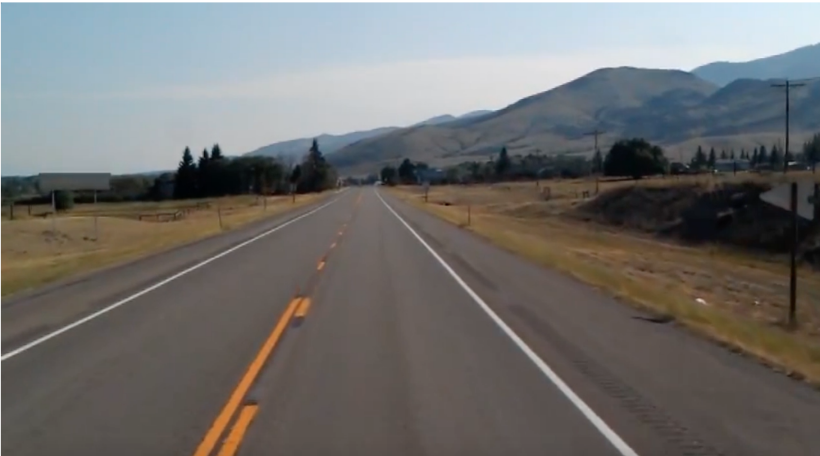
#> input picture image.png, 820 x 456 px
$ jupyter execute 'Road Lane Detection.ipynb'
#> lines starting #> are read from the running program, lines starting #| are printed output that depends on the picture; after the words box and inside, x2 and y2 are one past the last pixel; in counts of white or black regions, pixels touching at a corner belong together
## Part 2: Lane Detection

a) Median Smoothing Filter

[cell 1]
import cv2
import matplotlib.pyplot as plt
import numpy as np

# Load the image
image = cv2.imread('image.png')
#> image is the input picture: shape (456, 820, 3); mean B, G, R 110.4, 112, 113

# Convert to RGB (since OpenCV reads in BGR)
image = cv2.cvtColor(image, cv2.COLOR_BGR2RGB)


# Apply a 2D median filter with a kernel size of 5
smoothed_image = cv2.medianBlur(image, 5)

# Display the original and smoothed images
plt.figure(figsize=(10, 5))
plt.subplot(1, 2, 1)
plt.title('Original Image')
plt.imshow(image)

plt.subplot(1, 2, 2)
plt.title('Smoothed Image (Median Filter)')
plt.imshow(smoothed_image)
plt.show()

b) Edge Detectiion: Canny's Algorithm

[cell 2]
edges= cv2.Canny(smoothed_image, threshold1=100, threshold2=200)
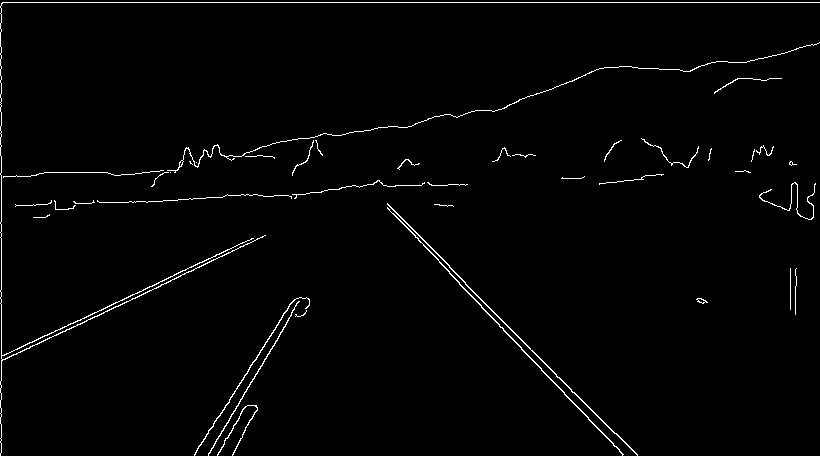
#> edges: shape (456, 820); 1.6% white in thin lines or dots

# Display the smoothed image and the edges
plt.figure(figsize=(10, 5))
plt.subplot(1, 2, 1)
plt.title('Smoothed Image (Median Filter)')
plt.imshow(smoothed_image, cmap='gray')

plt.subplot(1, 2, 2)
plt.title('Edges Detected (Canny)')
plt.imshow(edges, cmap='gray')
plt.show()
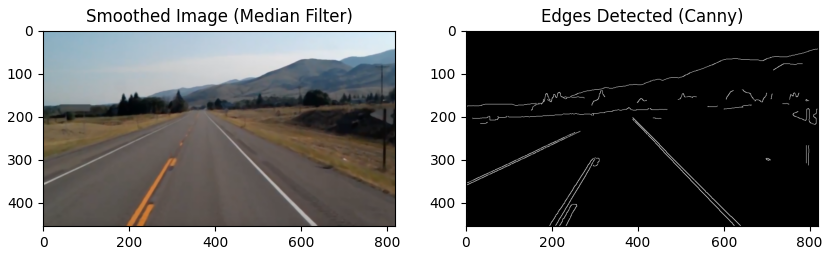
#> figure drawn by matplotlib, 2 panels

[cell 3]
# Assuming 'edges' is the edge-detected image from the Canny algorithm
height, width = edges.shape
#> height = 456; width = 820

# Define the polygon (region of interest) vertices
# Adjust the coordinates to focus on the road area in your images
roi_vertices = np.array([[
    (int(width * 0), int(height )),  # Bottom left extended further to the left
    (int(width * 1), int(height )),  # Bottom right
    (int(width * 0.9), int(height * 0.5)),  # Top right
    (int(width * 0.1), int(height * 0.5))   # Top left
]], dtype=np.int32)

# Create a blank mask the same size as the edge-detected image
mask = np.zeros_like(edges)

# Fill the polygon on the mask with white (255)
cv2.fillPoly(mask, roi_vertices, 255)
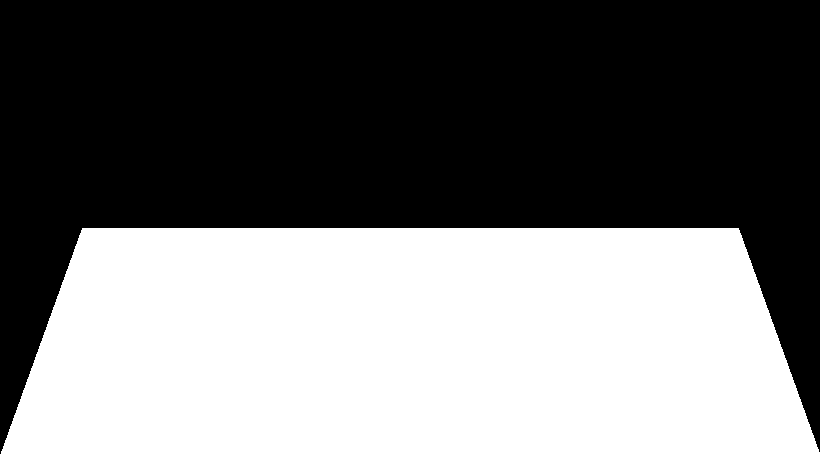
#> mask: shape (456, 820); 45.1% white; 1 white region, box (x1, y1, x2, y2) and area: (0, 228, 820, 456) 168459

# Apply the mask to the edge-detected image
masked_edges = cv2.bitwise_and(edges, mask)
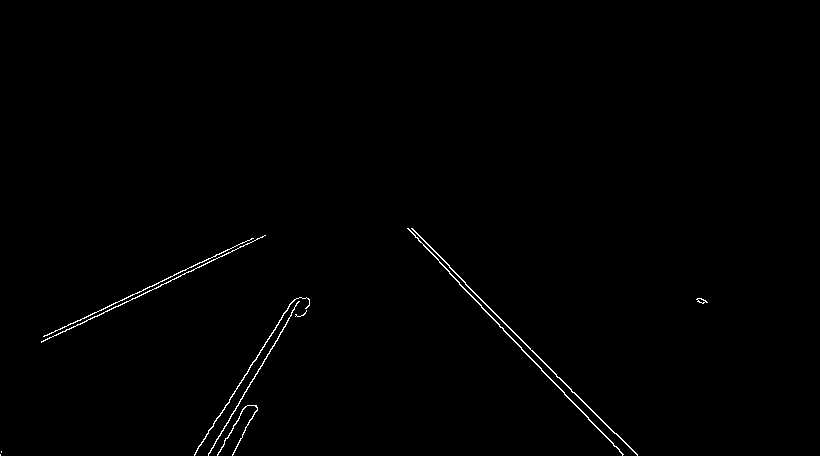
#> masked_edges: shape (456, 820); 0.59% white in thin lines or dots, all inside (x1, y1, x2, y2) = (0, 228, 708, 456)

# Draw the region of interest on the original edge-detected image for visualization
edges_with_roi = edges.copy()
cv2.polylines(edges_with_roi, roi_vertices, isClosed=True, color=255, thickness=2)
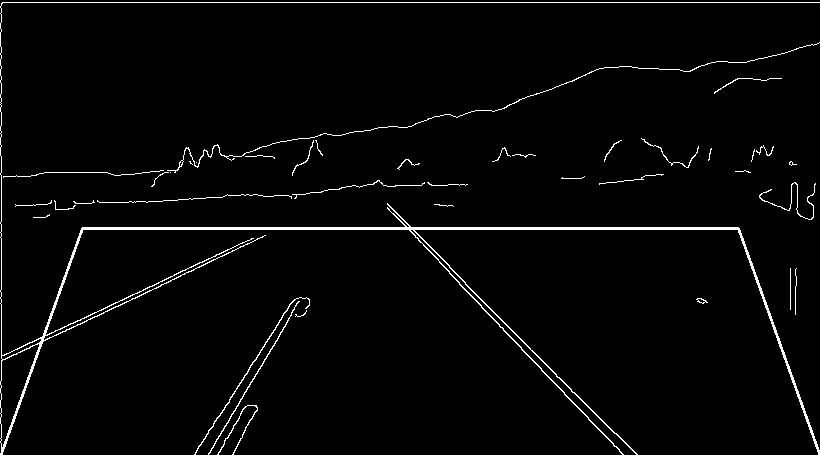
#> edges_with_roi: shape (456, 820); 2.7% white in thin lines or dots

# Display the results
plt.figure(figsize=(15, 7))
plt.subplot(1, 3, 1)
plt.title('Original Edges')
plt.imshow(edges, cmap='gray')

plt.subplot(1, 3, 2)
plt.title('Edges with ROI Overlay')
plt.imshow(edges_with_roi, cmap='gray')

plt.subplot(1, 3, 3)
plt.title('Masked Edges (Region of Interest)')
plt.imshow(masked_edges, cmap='gray')

plt.tight_layout()
plt.show()

c) Hough Transform

[cell 4]
# Create an empty accumulator array
theta = np.linspace(0, 180, 181)
rho = np.arange(-np.sqrt(image.shape[0]**2 + image.shape[1]**2), np.sqrt(image.shape[0]**2 + image.shape[1]**2))
#> rho = 1877 values from -938.3 to 937.7
accumulator = np.zeros((len(rho), len(theta)), dtype=np.uint64)

# Iterate through the edge pixels and update the accumulator
for y, x in zip(*np.where(masked_edges > 0)):
    for t in theta:
        r = x * np.cos(np.deg2rad(t)) + y * np.sin(np.deg2rad(t))
        r_idx = np.abs(rho - r).argmin()
        accumulator[r_idx, int(t)] += 1
#> this loop made 2223 passes
#> (y, x) on passes 1 to 3: (228, 407), (228, 408), (228, 411)
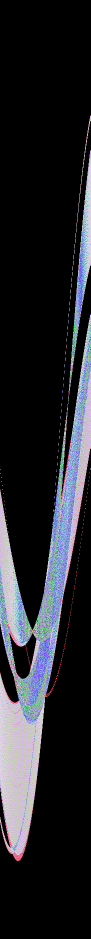
#> accumulator: shape (1877, 181) uint64 (shown at 1/2 size); 105 distinct labels, from 0 to 334; one colour per label, 0 black

# Plot the accumulator array as an image
plt.figure(figsize=(10, 8))
plt.imshow(accumulator.T, cmap='jet', aspect='auto')
plt.title('Hough Accumulator')
plt.xlabel('Rho')
plt.ylabel('Thete (degrees)')
plt.colorbar()
plt.show()
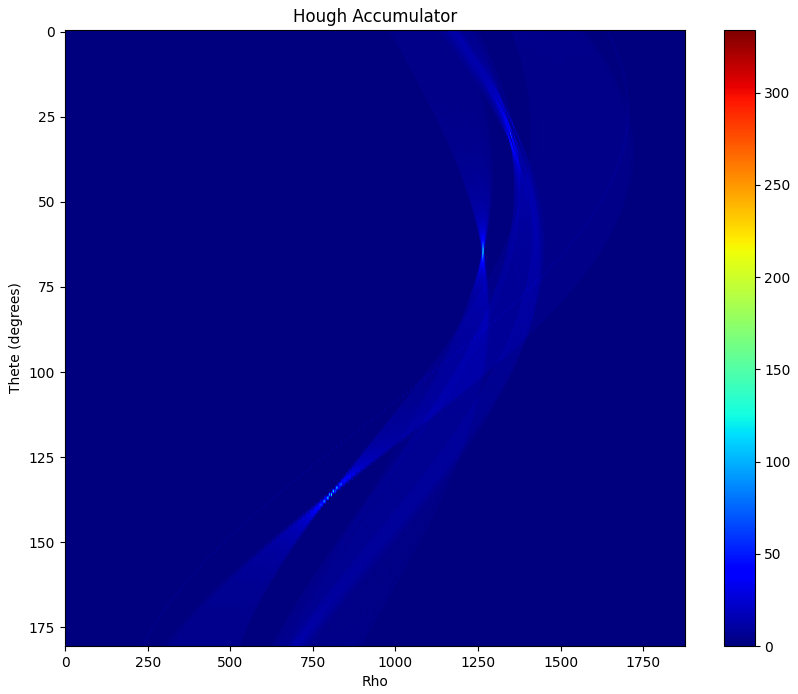
#> figure drawn by matplotlib, 2 panels

[cell 5]
# Find the peaks in the accumulator array
threshold = 0.4 * np.max(accumulator)
#> threshold = 133.6
peaks = np.where(accumulator > threshold)
#> peaks = 9 positions, rows 795 to 1350, columns 31 to 137

# Extract the corresponding rho and theta values for the peaks
peak_rho = rho[peaks[0]]
#> peak_rho = [-143.3, -138.3, -133.3, -128.3, 322.7, 326.7, 326.7, 409.7, 411.7]
peak_theta = theta[peaks[1]]
#> peak_theta = [137, 136, 136, 135, 65, 64, 65, 33, 31]

def non_maximum_suppression(peak_rho, peak_theta, threshold_rho=2, threshold_theta=2):
#> called with peak_rho = array of shape (9,), peak_theta = array of shape (9,), threshold_rho = 2, threshold_theta = 2
    suppressed_rho = []
    suppressed_theta = []

    for i in range(len(peak_rho)):
        # Check if this peak is too close to any of the previously accepted peaks
        is_suppressed = False
        for srho, stheta in zip(suppressed_rho, suppressed_theta):
            if abs(peak_rho[i] - srho) < threshold_rho and abs(peak_theta[i] - stheta) < threshold_theta:
                is_suppressed = True
                break

        if not is_suppressed:
            suppressed_rho.append(peak_rho[i])
            suppressed_theta.append(peak_theta[i])
#> this loop made 9 passes
#> after the loop, suppressed_rho = [-143.3, -138.3, -133.3, -128.3, 322.7, 326.7, 409.7, 411.7]; suppressed_theta = [137, 136, 136, 135, 65, 64, 33, 31]

    return suppressed_rho, suppressed_theta

# Call the non-maximum suppression function
refined_rho, refined_theta = non_maximum_suppression(peak_rho, peak_theta)
#> refined_rho has the same summary as suppressed_rho in non_maximum_suppression; refined_theta = [137, 136, 136, 135, 65, 64, 33, 31]
# Create a blank canvas to draw the lines
canvas = np.zeros_like(image)

# Draw the refined lines on the canvas
for i in range(len(refined_rho)):
    a = np.cos(np.deg2rad(refined_theta[i]))
    b = np.sin(np.deg2rad(refined_theta[i]))
    x0 = a * refined_rho[i]
    y0 = b * refined_rho[i]
    x1 = int(x0 + 1000 * (-b))
    y1 = int(y0 + 1000 * (a))
    x2 = int(x0 - 1000 * (-b))
    y2 = int(y0 - 1000 * (a))
    cv2.line(canvas, (x1, y1), (x2, y2), (0, 255, 0), 2)
#> this loop made 8 passes
#> (a, b, x0, y0, x1, y1, x2, y2) on passes 1 to 8: (-0.731, 0.682, 104.8, -97.7, -577, -829, 786, 633), (-0.719, 0.695, 99.46, -96.05, -595, -815, 794, 623), (-0.719, 0.695, 95.86, -92.57, -598, -811, 790, 626), (-0.707, 0.707, 90.7, -90.7, -616, -797, 797, 616), (0.423, 0.906, 136.4, 292.5, -769, 715, 1042, -130), (0.438, 0.899, 143.2, 293.7, -755, 732, 1042, -144), (0.839, 0.545, 343.6, 223.2, -201, 1061, 888, -615), (0.857, 0.515, 352.9, 212.1, -162, 1069, 867, -645)
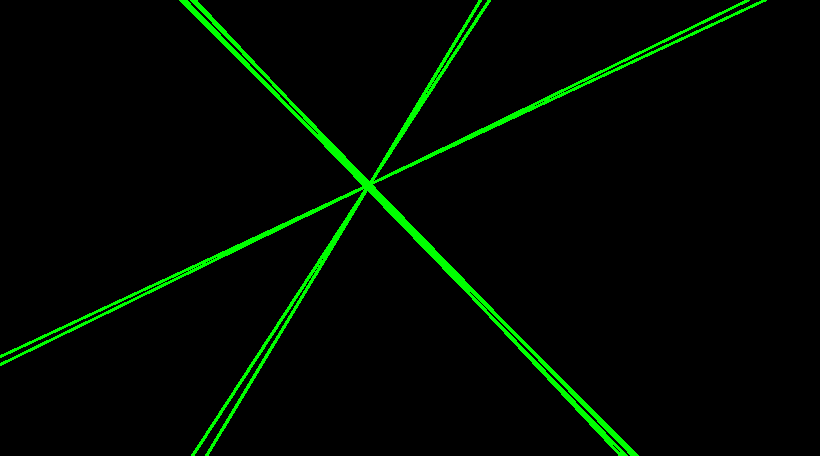
#> canvas: shape (456, 820, 3); mean of channels 0, 1, 2 0, 9, 0; drawn as B, G, R


# Display the lines on the blank canvas
plt.figure(figsize=(10, 8))
plt.imshow(canvas)
plt.title('Refined Hough Transform Lines on Canvas')
plt.axis('off')  # Hide axes
plt.show()

[cell 6]
# Create a blank canvas to draw the lines within the ROI
masked_canvas = np.zeros_like(canvas)

# Draw the refined lines on the blank canvas
for i in range(len(refined_rho)):
    a = np.cos(np.deg2rad(refined_theta[i]))
    b = np.sin(np.deg2rad(refined_theta[i]))
    x0 = a * refined_rho[i]
    y0 = b * refined_rho[i]
    x1 = int(x0 + 1000 * (-b))
    y1 = int(y0 + 1000 * (a))
    x2 = int(x0 - 1000 * (-b))
    y2 = int(y0 - 1000 * (a))

    # Draw the line on the masked canvas
    cv2.line(masked_canvas, (x1, y1), (x2, y2), (0, 255, 0), 2)

# Apply the mask to the canvas with lines
masked_lines = cv2.bitwise_and(masked_canvas, masked_canvas, mask=mask)
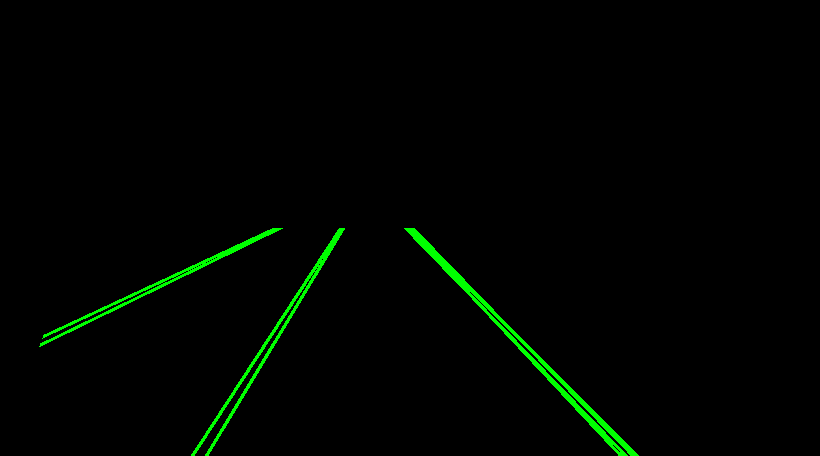
#> masked_lines: shape (456, 820, 3); mean of channels 0, 1, 2 0, 4.2, 0; drawn as B, G, R

# Display the results
plt.figure(figsize=(10, 8))
plt.subplot(1, 2, 1)
plt.title('Lines on Canvas')
plt.imshow(masked_canvas)
plt.axis('off')

plt.subplot(1, 2, 2)
plt.title('Lines Within ROI')
plt.imshow(masked_lines)
plt.axis('off')

plt.tight_layout()
plt.show()

[cell 7]
# Blend the masked lines with the original image
# You can adjust the alpha parameter to change the transparency of the lines
alpha = 0.5  # Weight for the lines
beta = 1.0 - alpha  # Weight for the original image
blended_image = cv2.addWeighted(image, beta, masked_lines, alpha, 0)
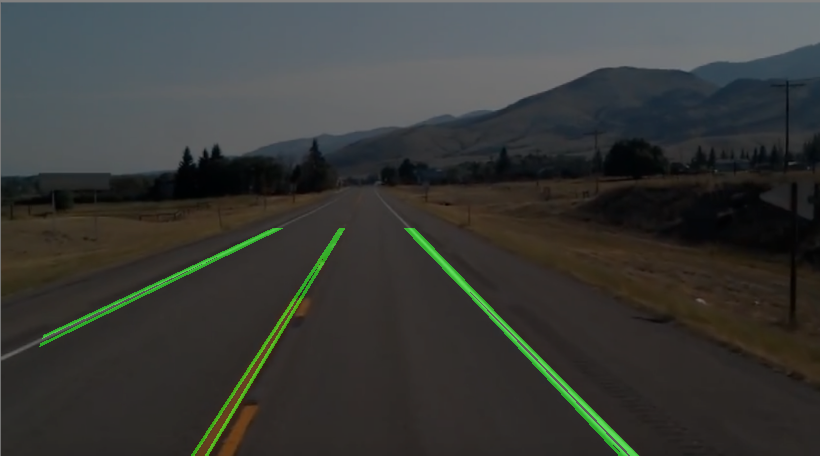
#> blended_image: shape (456, 820, 3); mean R, G, B 56.5, 58.1, 55.2

# Display the original image and the blended result
plt.figure(figsize=(10, 8))
plt.subplot(1, 2, 1)
plt.title('Original Image')
plt.imshow(image)
plt.axis('off')

plt.subplot(1, 2, 2)
plt.title('Image with Masked Lines Overlay')
plt.imshow(blended_image)
plt.axis('off')

plt.tight_layout()
plt.show()
